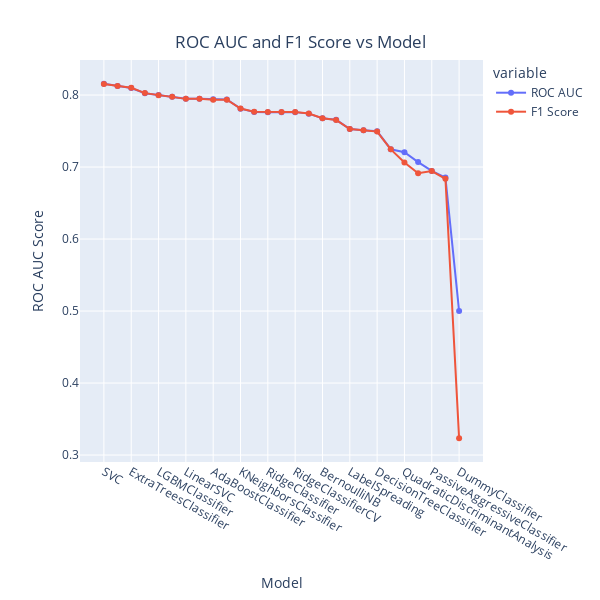

The cell this chart's notebook holds for it:
### Code cell
import plotly.express as px

line = px.line(data_frame= models ,y =["ROC AUC" , "F1 Score"] , markers = True, width=600, height=600)
line.update_xaxes(title="Model",
              rangeslider_visible = False)
line.update_yaxes(title = "ROC AUC Score")
line.update_layout(showlegend = True,
    title = {
        'text': 'ROC AUC and F1 Score vs Model',
        'y':0.94,
        'x':0.5,
        'xanchor': 'center',
        'yanchor': 'top'})

line.show()

### Figure 1 — Plotly figure (JSON) as saved in the notebook; plotly's stock layout.template omitted (floating-point values rounded to 4 significant figures)
{"data": [{"hovertemplate": "variable=ROC AUC<br>Model=%{x}<br>value=%{y}<extra></extra>", "legendgroup": "ROC AUC", "line": {"color": "#636efa", "dash": "solid"}, "marker": {"symbol": "circle"}, "mode": "markers+lines", "name": "ROC AUC", "orientation": "v", "showlegend": true, "type": "scatter", "x": ["SVC", "NuSVC", "ExtraTreesClassifier", "RandomForestClassifier", "LGBMClassifier", "XGBClassifier", "LinearSVC", "CalibratedClassifierCV", "AdaBoostClassifier", "LogisticRegression", "KNeighborsClassifier", "BaggingClassifier", "RidgeClassifier", "LinearDiscriminantAnalysis", "RidgeClassifierCV", "SGDClassifier", "BernoulliNB", "NearestCentroid", "LabelSpreading", "LabelPropagation", "DecisionTreeClassifier", "ExtraTreeClassifier", "QuadraticDiscriminantAnalysis", "GaussianNB", "PassiveAggressiveClassifier", "Perceptron", "DummyClassifier"], "xaxis": "x", "y": [0.8156, 0.8127, 0.8097, 0.8025, 0.8001, 0.7976, 0.795, 0.795, 0.7941, 0.7939, 0.7811, 0.7766, 0.7763, 0.7763, 0.7763, 0.7742, 0.7677, 0.7656, 0.7528, 0.7511, 0.7497, 0.7248, 0.7206, 0.7069, 0.6946, 0.6854, 0.5], "yaxis": "y"}, {"hovertemplate": "variable=F1 Score<br>Model=%{x}<br>value=%{y}<extra></extra>", "legendgroup": "F1 Score", "line": {"color": "#EF553B", "dash": "solid"}, "marker": {"symbol": "circle"}, "mode": "markers+lines", "name": "F1 Score", "orientation": "v", "showlegend": true, "type": "scatter", "x": ["SVC", "NuSVC", "ExtraTreesClassifier", "RandomForestClassifier", "LGBMClassifier", "XGBClassifier", "LinearSVC", "CalibratedClassifierCV", "AdaBoostClassifier", "LogisticRegression", "KNeighborsClassifier", "BaggingClassifier", "RidgeClassifier", "LinearDiscriminantAnalysis", "RidgeClassifierCV", "SGDClassifier", "BernoulliNB", "NearestCentroid", "LabelSpreading", "LabelPropagation", "DecisionTreeClassifier", "ExtraTreeClassifier", "QuadraticDiscriminantAnalysis", "GaussianNB", "PassiveAggressiveClassifier", "Perceptron", "DummyClassifier"], "xaxis": "x", "y": [0.8154, 0.8125, 0.81, 0.8027, 0.7999, 0.7976, 0.7947, 0.7947, 0.7934, 0.7935, 0.7813, 0.7768, 0.7764, 0.7764, 0.7764, 0.7744, 0.7677, 0.7653, 0.7528, 0.751, 0.7492, 0.7246, 0.7064, 0.6914, 0.6944, 0.6837, 0.3235], "yaxis": "y"}], "layout": {"height": 600, "legend": {"title": {"text": "variable"}, "tracegroupgap": 0}, "margin": {"t": 60}, "showlegend": true, "title": {"text": "ROC AUC and F1 Score vs Model", "x": 0.5, "xanchor": "center", "y": 0.94, "yanchor": "top"}, "width": 600, "xaxis": {"anchor": "y", "domain": [0, 1], "rangeslider": {"visible": false}, "title": {"text": "Model"}}, "yaxis": {"anchor": "x", "domain": [0, 1], "title": {"text": "ROC AUC Score"}}}}
